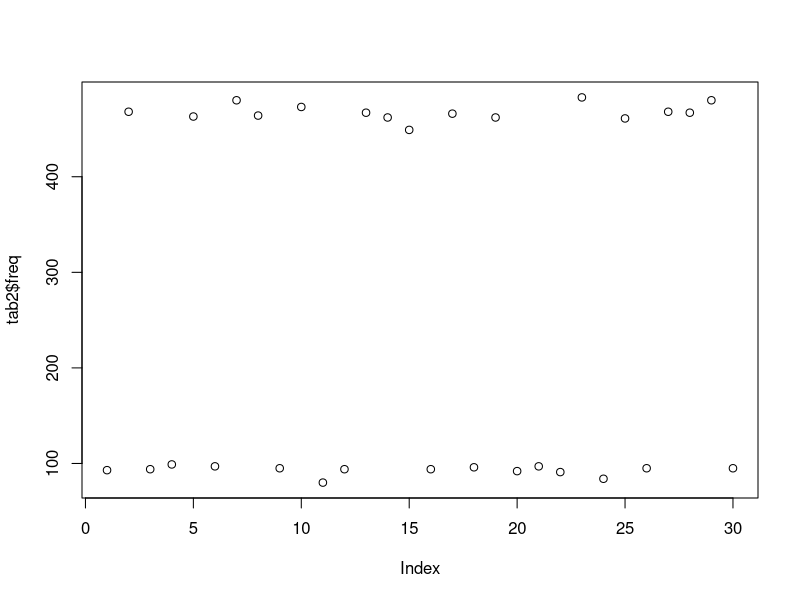

Write the R code that produced this figure. (Note: this script raises an error after producing the figure.)
rm(list=ls())

library(plotrix)
library(dplyr)
library(fields)
library(car)
library(reshape2)
library(plyr)

#Read in data
data <- read.csv("clean_data.csv")
#Check that variables are of correct types
str(data)
data$subject_number <- as.factor(data$subject_number)
#Need to re-set ordered factors
data$session = ordered(data$session, levels = c("BL1","BL2","BL3","BL4","BL5","TX1","TX2","TX3","TX4","TX5","TX6","TX7","TX8","TX9","TX10",
                                                "MP1","MP2","MP3","TX11","TX12",
                                                "TX13","TX14","TX15","TX16","TX17","TX18","TX19","TX20","MN1","MN2","MN3"))   


#This code creates an option to plot only the primary words and exclude generalization words
#You can ignore it if you are including all words

    #Determine which words are BLMN only and which are shared BLMN/PREPOST
    length(levels(data$word))
    tab2 = as.data.frame(plyr::count(data,"word"))
    plot(tab2$freq)
    #items occurring over 300 times are shared BLMN/PREPOST
    #and the items occurring under 100 times are BLMN only.
    both <- droplevels(tab2[which(tab2$freq>300),])
    primary <- levels(both$word)
    only <- droplevels(tab2[which(tab2$freq<100),])
    generalization <- levels(only$word)
    
    #Option to reduce to only primary words
    primarywords <- droplevels(data[which(data$word%in%primary),])
    head(primarywords)
    levels(primarywords$word)
    primarywords$word_type <- "primary"
    generalizationwords <- droplevels(data[which(data$word%in%generalization),])
    head(generalizationwords)
    levels(generalizationwords$word)
    generalizationwords$word_type <- "generalization"
    #Only uncomment this if you want to exclude generalization words
    #data <- primarywords

#Specs for plotting
par(mfrow=c(3,1))
par(mar = c(2.5, 2.5, 2.5, 2.5))
par(xpd=FALSE)

#Loop through participants
Children <- levels(data$subject)


for (i in seq_along(Children)){
  
  
  child <- droplevels(data[data$subject==Children[i],])
  #child <- data[data$subject=="Liam",] 
  numerical=c(1:length(levels(child$session)))
  minus <- length(numerical) - 2
  labels = levels(child$session)
  label = unique(child$subject)
  
  BL <- droplevels(subset(child, sessiontype=="BL"))
  nbl <- length(levels(BL$session))
  
  #Plot Treated Targets
  ###NB name "BF" here is a holdover from cohort 1--
  ###both BF AND TRAD sessions are included in these plots
  #BF Pre
  BF <- subset(child, child$condition=="BF"|child$condition=="PROBE")
  BF_pre <- subset(BF, BF$prepost=="Pre"|BF$prepost=="PROBE")
  BF_pre_mean <- tapply(BF_pre$mean, BF_pre$session, mean)
  BF_pre_correct <- tapply(BF_pre$correct, BF_pre$session, sum)
  BF_pre_total <- tapply(BF_pre$total, BF_pre$session, sum)
  BF_pre_percent <- BF_pre_correct*100/BF_pre_total
  
  #BF Post
  BF_post <- subset(BF, BF$prepost=="Post")
  BF_post_mean <- tapply(BF_post$mean, BF_post$session, mean)
  BF_post_correct <- tapply(BF_post$correct, BF_post$session, sum)
  BF_post_total <- tapply(BF_post$total, BF_post$session, sum)
  BF_post_percent <- BF_post_correct*100/BF_post_total
  
  plot(numerical, BF_pre_percent, 
       main = label,
       xaxt="n", xlab = "Session", ylab = "Mean rating", ylim = c(0, 100))
  axis(1, at=numerical, labels=labels, cex.axis = 1.25)
  
  points(numerical+.2, BF_post_percent,  pch = 8, col = "red", lty=2) 

  #Set points for shading BL, MP, and MN regions
  endBL <- nbl + .5
  beginMP <- endBL + 10
  endMP <- beginMP + 3
  beginMN <- endMP + 10
  endMN <- beginMN + 3
  color <- rgb(190, 190, 190, alpha=80, maxColorValue=255)
  rect(xleft=0.0, xright=endBL, ybottom=0,ytop=100, density=100, 
       col=color)
  rect(xleft=beginMP, xright=endMP, ybottom=0,ytop=100, density=100, 
       col=color)
  rect(xleft=beginMN, xright=endMN, ybottom=0,ytop=100, density=100, 
       col=color)
  
  #Plot TRAD
  #TRAD Pre
  TRAD_pre <- subset(child, child$condition=="Trad"&child$prepost=="Pre")
  TRAD_pre_mean <- tapply(TRAD_pre$mean, TRAD_pre$session, mean)
  TRAD_pre_correct <- tapply(TRAD_pre$correct, TRAD_pre$session, sum)
  TRAD_pre_total <- tapply(TRAD_pre$total, TRAD_pre$session, sum)
  TRAD_pre_percent <- TRAD_pre_correct*100/TRAD_pre_total
  #TRAD Post
  TRAD_post <- subset(child, child$condition=="Trad"&child$prepost=="Post")
  TRAD_post_mean <- tapply(TRAD_post$mean, TRAD_post$session, mean)
  TRAD_post_correct <- tapply(TRAD_post$correct, TRAD_post$session, sum)
  TRAD_post_total <- tapply(TRAD_post$total, TRAD_post$session, sum)
  TRAD_post_percent <- TRAD_post_correct*100/TRAD_post_total
  
  #Plot points
  points(numerical, TRAD_pre_percent,  pch = 12, col = "blue", lty=2) 
  points(numerical+.2, TRAD_post_percent,  pch = 6, col = "green", lty=2) 
  

  
}

myy <- rep(-8,times=length(numerical))
plot(y=myy, x=numerical, xaxt="n", yaxt="n",
     main = "Legend", ylim = c(0, 100))
#Add a legend
legend(15,105,cex=1.25, legend = c("Pre", "Post","Pre", "Post"), 
       pch = c(1,1,12,6), col=c("black","red", "blue","green"))
